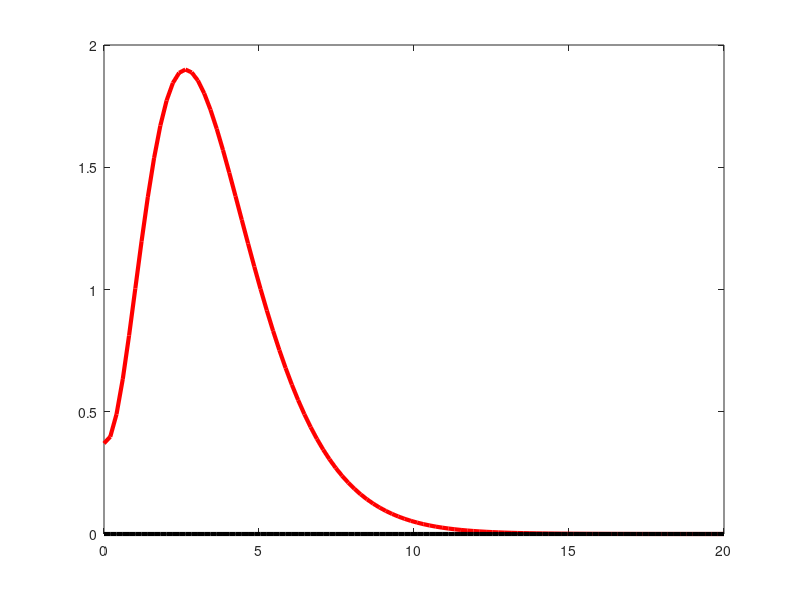

MATLAB code for this plot: (Note: this script raises an error after producing the figure.)
addpath('G:\UNL 2025 CURSADO\Calculo_Numerico\Funciones')
format long;
E = @(t) ((t + 1/3).^3 + 1/3).*exp(-t);
figure(1)
cero = @(x) x*0;
t0 = linspace(0, 20,100);
plot(t0,E(t0), 'r-', 'linewidth',3, t0,cero(t0), 'k', 'linewidth',3);#se puede ver que hay un maximo cercano a 2.4


syms t;
E_sim = ((t + sym(1)/3).^3 + sym(1)/3).*exp(-t);
dE_sym = diff(E_sim, t);
dE2_sym = diff(dE_sym,t);

dE1 = matlabFunction(dE_sym);


dE2 = matlabFunction(dE2_sym);
figure(2)
plot(t0,dE1(t0), 'r-', 'linewidth',3, t0,cero(t0), 'k', 'linewidth',3);
tol = 1e-5;
%para encontrar la raiz uso biseccion
display("Uso Biseccion");
[t0, rh, it, E_rel,tiempo] = biseccion(dE1, -10, 15, 1000, tol);
t0
it

%para encontrar la segunda que esta cerca de 10 uso newton}
display("Uso Newton");
[xf, rh, it] = newton(dE1, dE2, 2.4, kmax, tol);
xf
it
display("\n Uso Secante");
[tf, rh, it, t] = secante(dE1, -15, 5, kmax, tol);
tf
it
